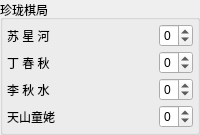
                       <widget class="QGroupBox" name="groupBox_21">
                        <property name="title">
                         <string>珍珑棋局</string>
                        </property>
                        <layout class="QGridLayout" name="gridLayout_12">
                         <property name="leftMargin">
                          <number>4</number>
                         </property>
                         <property name="topMargin">
                          <number>4</number>
                         </property>
                         <property name="rightMargin">
                          <number>4</number>
                         </property>
                         <property name="bottomMargin">
                          <number>4</number>
                         </property>
                         <property name="spacing">
                          <number>4</number>
                         </property>
                         <item row="0" column="0">
                          <widget class="QLabel" name="label_46">
                           <property name="minimumSize">
                            <size>
                             <width>48</width>
                             <height>0</height>
                            </size>
                           </property>
                           <property name="text">
                            <string>苏 星 河</string>
                           </property>
                          </widget>
                         </item>
                         <item row="0" column="1">
                          <widget class="QSpinBox" name="spin_count_zhenlong_suxinghe">
                           <property name="minimumSize">
                            <size>
                             <width>0</width>
                             <height>22</height>
                            </size>
                           </property>
                           <property name="maximumSize">
                            <size>
                             <width>34</width>
                             <height>16777215</height>
                            </size>
                           </property>
                           <property name="minimum">
                            <number>-1</number>
                           </property>
                           <property name="maximum">
                            <number>4</number>
                           </property>
                          </widget>
                         </item>
                         <item row="1" column="0">
                          <widget class="QLabel" name="label_47">
                           <property name="minimumSize">
                            <size>
                             <width>48</width>
                             <height>0</height>
                            </size>
                           </property>
                           <property name="text">
                            <string>丁 春 秋</string>
                           </property>
                          </widget>
                         </item>
                         <item row="1" column="1">
                          <widget class="QSpinBox" name="spin_count_zhenlong_dingchunqiu">
                           <property name="minimumSize">
                            <size>
                             <width>0</width>
                             <height>22</height>
                            </size>
                           </property>
                           <property name="maximumSize">
                            <size>
                             <width>34</width>
                             <height>16777215</height>
                            </size>
                           </property>
                           <property name="minimum">
                            <number>-1</number>
                           </property>
                           <property name="maximum">
                            <number>4</number>
                           </property>
                          </widget>
                         </item>
                         <item row="2" column="0">
                          <widget class="QLabel" name="label_50">
                           <property name="minimumSize">
                            <size>
                             <width>48</width>
                             <height>0</height>
                            </size>
                           </property>
                           <property name="text">
                            <string>李 秋 水</string>
                           </property>
                          </widget>
                         </item>
                         <item row="2" column="1">
                          <widget class="QSpinBox" name="spin_count_zhenlong_liqiusuhi">
                           <property name="minimumSize">
                            <size>
                             <width>0</width>
                             <height>22</height>
                            </size>
                           </property>
                           <property name="maximumSize">
                            <size>
                             <width>34</width>
                             <height>16777215</height>
                            </size>
                           </property>
                           <property name="minimum">
                            <number>-1</number>
                           </property>
                           <property name="maximum">
                            <number>4</number>
                           </property>
                          </widget>
                         </item>
                         <item row="3" column="0">
                          <widget class="QLabel" name="label_51">
                           <property name="minimumSize">
                            <size>
                             <width>48</width>
                             <height>0</height>
                            </size>
                           </property>
                           <property name="text">
                            <string>天山童姥</string>
                           </property>
                          </widget>
                         </item>
                         <item row="3" column="1">
                          <widget class="QSpinBox" name="spin_count_zhenlong_tianshantongmu">
                           <property name="minimumSize">
                            <size>
                             <width>0</width>
                             <height>22</height>
                            </size>
                           </property>
                           <property name="maximumSize">
                            <size>
                             <width>34</width>
                             <height>16777215</height>
                            </size>
                           </property>
                           <property name="minimum">
                            <number>-1</number>
                           </property>
                           <property name="maximum">
                            <number>4</number>
                           </property>
                          </widget>
                         </item>
                        </layout>
                       </widget>
